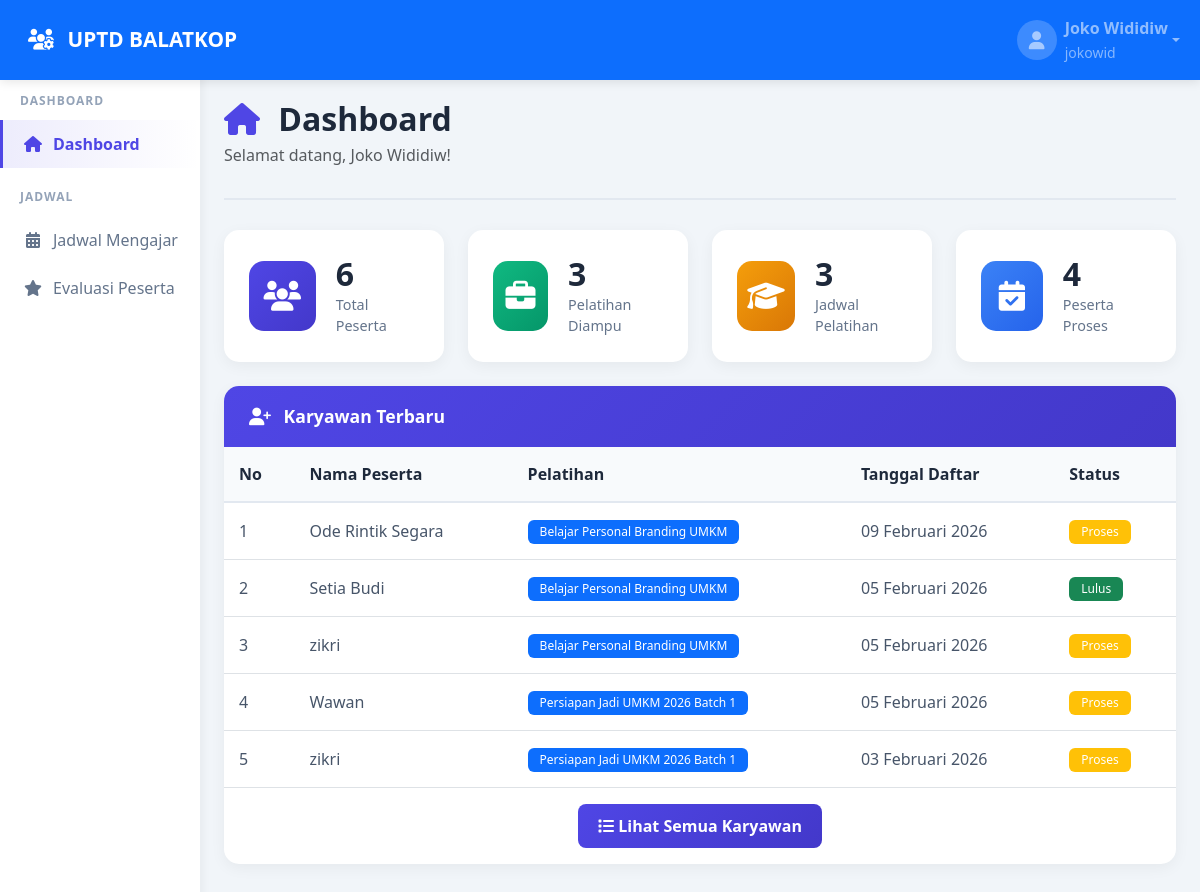
Page /Instruktur/dashboard_instruktur.php (signed in) on the committed database.
### tables this page shows
CREATE TABLE `riwayat_peserta` (
  `id` int(11) NOT NULL,
  `peserta_id` int(11) NOT NULL,
  `pelatihan_id` int(11) NOT NULL,
  `tanggal_ikut` date DEFAULT NULL,
  `status` enum('Lulus','Tidak Lulus','Proses') DEFAULT 'Proses',
  `created_at` timestamp NULL DEFAULT current_timestamp()
);

CREATE TABLE `peserta` (
  `id` int(11) NOT NULL,
  `nama_lengkap` varchar(100) NOT NULL,
  `email` varchar(100) DEFAULT NULL,
  `telepon` varchar(20) DEFAULT NULL,
  `tanggal_lahir` date DEFAULT NULL,
  `file_ktp` varchar(255) DEFAULT NULL,
  `file_kk` varchar(255) DEFAULT NULL,
  `pelatihan_id` int(11) DEFAULT NULL,
  `status` enum('Aktif','Tidak Aktif') DEFAULT 'Aktif',
  `created_at` timestamp NULL DEFAULT current_timestamp(),
  `user_id` int(11) DEFAULT NULL
);

CREATE TABLE `pelatihan` (
  `id` int(11) NOT NULL,
  `nama_pelatihan` varchar(100) NOT NULL,
  `penyelenggara` varchar(100) DEFAULT NULL,
  `kuota` int(11) DEFAULT NULL,
  `created_at` timestamp NULL DEFAULT current_timestamp(),
  `instruktur_id` int(11) DEFAULT NULL
);

### config.php (called while the page is built, shortened)
<?php
function format_tanggal($date) {
    $bulan = [
        1 => 'Januari', 'Februari', 'Maret', 'April', 'Mei', 'Juni',
        'Juli', 'Agustus', 'September', 'Oktober', 'November', 'Desember'
    ];
    $timestamp = strtotime($date);
    $d = date('d', $timestamp);
    $m = date('n', $timestamp);
    $y = date('Y', $timestamp);
    return $d . ' ' . $bulan[$m] . ' ' . $y;
}
?>

### Instruktur/dashboard_instruktur.php (the view, shortened to what this page needs)
<?php
require_once '../config.php';
$conn = getConnection();
$instruktur_id = $_SESSION['user_id'];
$total_pelatihan = $conn->query("
    SELECT COUNT(*) AS total
    FROM pelatihan
    WHERE instruktur_id = $instruktur_id
")->fetch_assoc()['total'];
$total_peserta = $conn->query("
    SELECT COUNT(rp.id) AS total
    FROM riwayat_peserta rp
    JOIN pelatihan p ON rp.pelatihan_id = p.id
    WHERE p.instruktur_id = $instruktur_id
")->fetch_assoc()['total'];
$total_jadwal = $conn->query("
    SELECT COUNT(j.id) AS total
    FROM jadwal j
    JOIN pelatihan p ON j.pelatihan_id = p.id
    WHERE p.instruktur_id = $instruktur_id
")->fetch_assoc()['total'];
$peserta_proses = $conn->query("
    SELECT COUNT(*) AS total
    FROM riwayat_peserta rp
    JOIN pelatihan p ON rp.pelatihan_id = p.id
    WHERE p.instruktur_id = $instruktur_id
    AND rp.status = 'Proses'
")->fetch_assoc()['total'];
$recent_employees = $conn->query("
    SELECT
        ps.nama_lengkap,
        pl.nama_pelatihan,
        rp.tanggal_ikut,
        rp.status
    FROM riwayat_peserta rp
    JOIN peserta ps ON rp.peserta_id = ps.id
    JOIN pelatihan pl ON rp.pelatihan_id = pl.id
    WHERE pl.instruktur_id = $instruktur_id
    ORDER BY rp.created_at DESC
    LIMIT 5
");
?>
<!DOCTYPE html>
<html lang="id">
<head>
    <link href="https://cdn.jsdelivr.net/npm/bootstrap@5.3.0/dist/css/bootstrap.min.css" rel="stylesheet">
    <link rel="stylesheet" href="https://cdnjs.cloudflare.com/ajax/libs/font-awesome/6.4.0/css/all.min.css">
    <link rel="stylesheet" href="../assets/css/style.css">
</head>
<body>
    <?php include '../includes/navbar.php'; ?>
    <div class="container-fluid">
        <div class="row">
            <?php include '../includes/sidebar.php'; ?>
            <main class="col-md-9 ms-sm-auto col-lg-10 px-md-4 main-content">
                <div class="page-header">
                    <h1><i class="fas fa-home"></i> Dashboard</h1>
                    <?php
                    $nama = isset($_SESSION['nama_lengkap']) ? $_SESSION['nama_lengkap'] : null;
                    ?>
                    <p class="text-muted">
                        Selamat datang, <?php echo htmlspecialchars($nama ?? 'Guest User', ENT_QUOTES, 'UTF-8'); ?>!
                    </p>
                </div>
                <div class="row g-4 mb-4">
                    <div class="col-xl-3 col-md-6">
                        <div class="stats-card">
                            <div class="stats-icon bg-primary">
                                <i class="fas fa-users"></i>
                            </div>
                            <div class="stats-content">
                                <h3><?php echo $total_peserta; ?></h3>
                                <p>Total Peserta</p>
                            </div>
                        </div>
                    </div>
                    <div class="col-xl-3 col-md-6">
                        <div class="stats-card">
                            <div class="stats-icon bg-success">
                                <i class="fas fa-briefcase"></i>
                            </div>
                            <div class="stats-content">
                                <h3><?php echo $total_pelatihan; ?></h3>
                                <p>Pelatihan Diampu</p>
                            </div>
                        </div>
                    </div>
                    <div class="col-xl-3 col-md-6">
                        <div class="stats-card">
                            <div class="stats-icon bg-warning">
                                <i class="fas fa-graduation-cap"></i>
                            </div>
                            <div class="stats-content">
                                <h3><?php echo $total_jadwal; ?></h3>
                                <p>Jadwal Pelatihan</p>
                            </div>
                        </div>
                    </div>
                    <div class="col-xl-3 col-md-6">
                        <div class="stats-card">
                            <div class="stats-icon bg-info">
                                <i class="fas fa-calendar-check"></i>
                            </div>
                            <div class="stats-content">
                                <h3><?php echo $peserta_proses; ?></h3>
                                <p>Peserta Proses</p>
                            </div>
                        </div>
                    </div>
                </div>
                <div class="content-card">
                    <div class="card-header">
                        <h5><i class="fas fa-user-plus"></i> Karyawan Terbaru</h5>
                    </div>
                    <div class="table-responsive">
                        <table class="table table-hover">
                            <thead>
                                <tr>
                                    <th>No</th>
                                    <th>Nama Peserta</th>
                                    <th>Pelatihan</th>
                                    <th>Tanggal Daftar</th>
                                    <th>Status</th>
                                </tr>
                            </thead>
                            <tbody>
                                <?php $no = 1; ?>
                                <?php while ($row = $recent_employees->fetch_assoc()): ?>
                                    <tr>
                                        <td><?php echo $no++; ?></td>
                                        <td><?php echo htmlspecialchars($row['nama_lengkap']); ?></td>
                                        <td>
                                            <span class="badge bg-primary">
                                                <?php echo htmlspecialchars($row['nama_pelatihan']); ?>
                                            </span>
                                        </td>
                                        <td><?php echo format_tanggal($row['tanggal_ikut']); ?></td>
                                        <td>
                                            <span class="badge bg-<?php
                                                                    echo $row['status'] === 'Lulus'
                                                                        ? 'success'
                                                                        : ($row['status'] === 'Tidak Lulus'
                                                                            ? 'danger'
                                                                            : 'warning');
                                                                    ?>">
                                                <?php echo $row['status']; ?>
                                            </span>
                                        </td>
                                    </tr>
                                <?php endwhile; ?>
                            </tbody>
                        </table>
                    </div>
                    <div class="text-center py-3">
                        <a href="karyawan.php" class="btn btn-primary">
                            <i class="fas fa-list"></i> Lihat Semua Karyawan
                        </a>
                    </div>
                </div>
            </main>
        </div>
    </div>
</body>
</html>

### assets/css/style.css (style rules this page uses)
:root { --primary: #4f46e5; --primary-dark: #4338ca; --secondary: #06b6d4; --success: #10b981; --danger: #ef4444; --warning: #f59e0b; --info: #3b82f6; --dark: #1e293b; --light: #f8fafc; --sidebar-width: 250px; }
* { margin: 0; padding: 0; box-sizing: border-box; }
body { font-family: 'Segoe UI', Tahoma, Geneva, Verdana, sans-serif; background-color: #f1f5f9; overflow-x: hidden; }
.main-content { margin-top: 20px; padding-bottom: 40px; }
.page-header { margin-bottom: 30px; padding-bottom: 15px; border-bottom: 2px solid #e2e8f0; }
.page-header h1 { font-size: 2rem; font-weight: 700; color: var(--dark); margin-bottom: 5px; }
.page-header h1 i { color: var(--primary); margin-right: 10px; }
.stats-card { background: white; border-radius: 15px; padding: 25px; display: flex; align-items: center; box-shadow: 0 4px 15px rgba(0,0,0,0.05); transition: all 0.3s; animation: fadeInUp 0.5s ease-out; }
.stats-icon { width: 70px; height: 70px; border-radius: 15px; display: flex; align-items: center; justify-content: center; font-size: 30px; color: white; margin-right: 20px; }
.stats-icon.bg-primary { background: linear-gradient(135deg, var(--primary) 0%, var(--primary-dark) 100%); }
.stats-icon.bg-success { background: linear-gradient(135deg, #10b981 0%, #059669 100%); }
.stats-icon.bg-warning { background: linear-gradient(135deg, #f59e0b 0%, #d97706 100%); }
.stats-icon.bg-info { background: linear-gradient(135deg, #3b82f6 0%, #2563eb 100%); }
.stats-content h3 { font-size: 2rem; font-weight: 700; color: var(--dark); margin: 0; }
.stats-content p { margin: 0; color: #64748b; font-size: 0.9rem; }
.content-card { background: white; border-radius: 15px; box-shadow: 0 4px 15px rgba(0,0,0,0.05); margin-bottom: 30px; overflow: hidden; animation: fadeInUp 0.6s ease-out; }
.content-card .card-header { background: linear-gradient(135deg, var(--primary) 0%, var(--primary-dark) 100%); color: white; padding: 20px 25px; border: none; }
.content-card .card-header h5 { margin: 0; font-weight: 600; font-size: 1.1rem; }
.content-card .card-header i { margin-right: 8px; }
.table { margin-bottom: 0; }
.table thead th { background: #f8fafc; color: var(--dark); font-weight: 600; border-bottom: 2px solid #e2e8f0; padding: 15px; }
.table tbody td { padding: 15px; vertical-align: middle; color: #475569; }
.table-hover tbody tr { transition: all 0.3s; }
.badge { padding: 6px 12px; font-weight: 500; border-radius: 6px; }
.btn { padding: 10px 20px; border-radius: 8px; font-weight: 600; transition: all 0.3s; border: none; }
.btn-primary { background: linear-gradient(135deg, var(--primary) 0%, var(--primary-dark) 100%); }

### rows in the picture
riwayat_peserta: peserta.nama_lengkap "Ode Rintik Segara", pelatihan.nama_pelatihan "Belajar Personal Branding UMKM", tanggal_ikut "09 Februari 2026", status "Proses"
riwayat_peserta: peserta.nama_lengkap "Setia Budi", pelatihan.nama_pelatihan "Belajar Personal Branding UMKM", tanggal_ikut "05 Februari 2026", status "Lulus"
riwayat_peserta: peserta.nama_lengkap "zikri", pelatihan.nama_pelatihan "Belajar Personal Branding UMKM", tanggal_ikut "05 Februari 2026", status "Proses"
riwayat_peserta: peserta.nama_lengkap "Wawan", pelatihan.nama_pelatihan "Persiapan Jadi UMKM 2026 Batch 1", tanggal_ikut "05 Februari 2026", status "Proses"
riwayat_peserta: peserta.nama_lengkap "zikri", pelatihan.nama_pelatihan "Persiapan Jadi UMKM 2026 Batch 1", tanggal_ikut "03 Februari 2026", status "Proses"

### other values in the picture
APP_NAME "UPTD BALATKOP"
$_SESSION['nama_lengkap'] "Joko Wididiw"
$_SESSION['username'] "jokowid"
$nama "Joko Wididiw"
$total_peserta "6"
$total_pelatihan "3"
$total_jadwal "3"
$peserta_proses "4"
